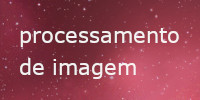
#> input picture Tecnicas de Pre-Processamento de Imagens/assets/img-process.jpg, 200 x 100 px, found by its file name
$ jupyter execute --allow-errors OCR-PreProcessing-Collab.ipynb   (shell and % lines are left out)
#> lines starting #> are read from the running program, lines starting #| are printed output that depends on the picture; after the words box and inside, x2 and y2 are one past the last pixel; in counts of white or black regions, pixels touching at a corner belong together
# Técnicas de Pré-processamento para OCR

# Importando as bibliotecas

[cell 1]
import cv2
import numpy as np
from google.colab.patches import cv2_imshow

# Escala de cinza (*grayscale*)

[cell 2]
img = cv2.imread('/content/img-process.jpg')
#> img is the input picture: shape (100, 200, 3); mean B, G, R 84.1, 69.9, 150
cv2_imshow(img)

[cell 3]
gray = cv2.cvtColor(img, cv2.COLOR_BGR2GRAY)
cv2_imshow(gray)

# Limiarização  (*thresholding*)

## Limiarização Simples (*Threshold*)

[cell 4]
img = cv2.imread('/content/trecho-livro.jpg')
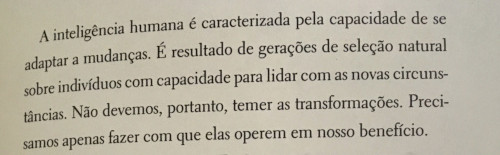
#> input picture Tecnicas de Pre-Processamento de Imagens/assets/trecho-livro.jpg, 500 x 155 px, found by its file name
#> img is the input picture: shape (155, 500, 3); mean B, G, R 162.2, 177.8, 183.6
cv2_imshow(img)

[cell 5]
gray = cv2.cvtColor(img, cv2.COLOR_BGR2GRAY)
#> gray: shape (155, 500)
cv2_imshow(gray)

[cell 6]
val, thresh = cv2.threshold(gray, 127, 255, cv2.THRESH_BINARY)
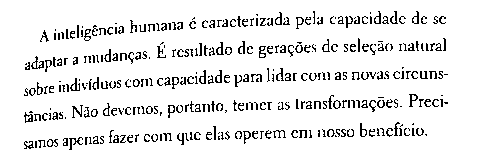
#> thresh: shape (155, 500); 91.3% white; black in thin lines or dots, all inside (x1, y1, x2, y2) = (24, 11, 448, 150)
cv2_imshow(thresh)

[cell 7]
val

[cell 8]
val, thresh = cv2.threshold(gray, 180, 255, cv2.THRESH_BINARY)
#> thresh: shape (155, 500); 75.9% white; 336 black regions (268 under 20 px), largest, box (x1, y1, x2, y2) and area: (0, 0, 122, 155) 6358, (35, 22, 125, 45) 731, (201, 12, 290, 29) 544
cv2_imshow(thresh)

[cell 9]
val, thresh = cv2.threshold(gray, 140, 255, cv2.THRESH_BINARY)
#> thresh: shape (155, 500); 89.9% white; black in thin lines or dots, all inside (x1, y1, x2, y2) = (23, 11, 449, 150)
cv2_imshow(thresh)

## Método de Otsu

[cell 10]
val, otsu = cv2.threshold(gray, 0, 255, cv2.THRESH_BINARY | cv2.THRESH_OTSU)
#> val = 138
cv2_imshow(otsu)
print(val)
#| 138.0

[cell 11]
img = cv2.imread('/content/receita01.jpg')
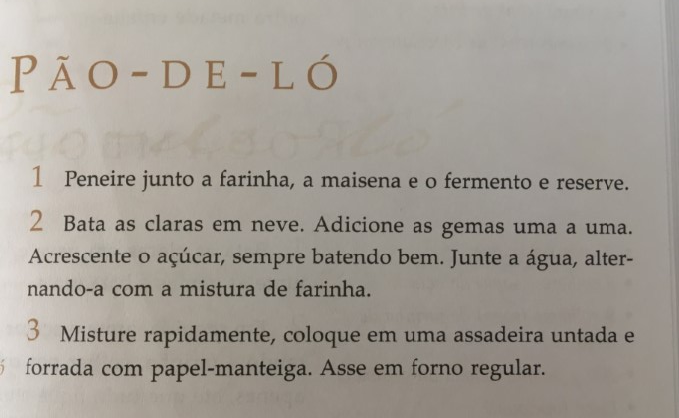
#> input picture Tecnicas de Pre-Processamento de Imagens/assets/receita01.jpg, 679 x 418 px, found by its file name
#> img is the input picture: shape (418, 679, 3); mean B, G, R 148.8, 156.7, 162.5
gray = cv2.cvtColor(img, cv2.COLOR_BGR2GRAY)
#> gray: shape (418, 679)
val, thresh = cv2.threshold(gray, 138, 255, cv2.THRESH_BINARY)
#> thresh: shape (418, 679); 86.9% white; 407 black regions (239 under 20 px), largest, box (x1, y1, x2, y2) and area: (318, 321, 618, 418) 14552, (207, 358, 312, 386) 1110, (550, 324, 619, 353) 899
cv2_imshow(thresh)

[cell 12]
val, otsu = cv2.threshold(gray, 0, 255, cv2.THRESH_BINARY | cv2.THRESH_OTSU)
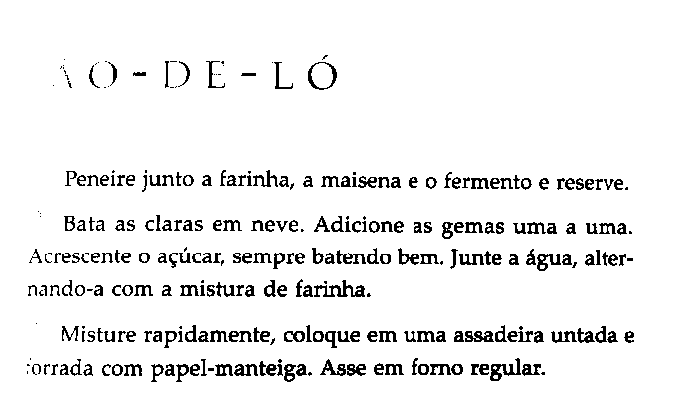
#> otsu: shape (418, 679); 93.9% white; black in thin lines or dots, all inside (x1, y1, x2, y2) = (27, 55, 634, 382)
#> val = 119
cv2_imshow(otsu)
print(val)
#| 119.0

## Limiarização Adaptativa

[cell 13]
img = cv2.imread('/content/livro02.jpg')
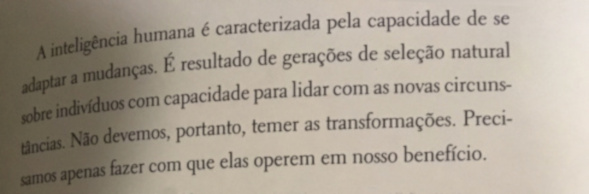
#> input picture Tecnicas de Pre-Processamento de Imagens/assets/livro02.jpg, 589 x 194 px, found by its file name
#> img is the input picture: shape (194, 589, 3); mean B, G, R 147.2, 160.9, 170.4
cv2_imshow(img)
gray = cv2.cvtColor(img, cv2.COLOR_BGR2GRAY)
#> gray: shape (194, 589)
val, otsu = cv2.threshold(gray, 0, 255, cv2.THRESH_BINARY | cv2.THRESH_OTSU)
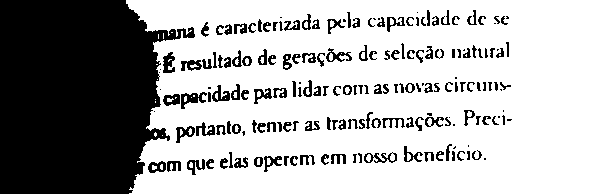
#> otsu: shape (194, 589); 67.1% white; 180 black regions (28 under 20 px), largest, box (x1, y1, x2, y2) and area: (0, 0, 195, 194) 29174, (181, 92, 207, 109) 208, (163, 52, 175, 73) 167
#> val = 147
cv2_imshow(otsu)
print(val)
#| 147.0

[cell 14]
adapt_media = cv2.adaptiveThreshold(gray, 255, cv2.ADAPTIVE_THRESH_MEAN_C, cv2.THRESH_BINARY, 11, 9)
#> adapt_media: shape (194, 589); 88.9% white; black in thin lines or dots, all inside (x1, y1, x2, y2) = (21, 9, 513, 194)
cv2_imshow(adapt_media)

## Limiarização Adaptativa Gaussiana

[cell 15]
img = cv2.imread('/content/livro_adaptativa.jpg')
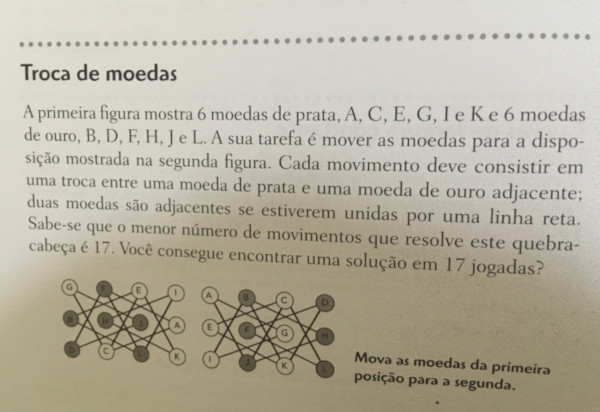
#> input picture Tecnicas de Pre-Processamento de Imagens/assets/livro_adaptativa.jpg, 600 x 412 px, found by its file name
#> img is the input picture: shape (412, 600, 3); mean B, G, R 159.8, 176.4, 181.6
cv2_imshow(img)

[cell 16]
gray = cv2.cvtColor(img, cv2.COLOR_BGR2GRAY)
#> gray: shape (412, 600)
adapt_media_gauss = cv2.adaptiveThreshold(gray, 255, cv2.ADAPTIVE_THRESH_GAUSSIAN_C, cv2.THRESH_BINARY, 11, 9)
#> adapt_media_gauss: shape (412, 600); 91% white; black in thin lines or dots, all inside (x1, y1, x2, y2) = (19, 33, 600, 404)
cv2_imshow(adapt_media_gauss)

[cell 17]
adapt_media = cv2.adaptiveThreshold(gray, 255, cv2.ADAPTIVE_THRESH_MEAN_C, cv2.THRESH_BINARY, 11, 9)
cv2_imshow(adapt_media)

# Inversão

[cell 18]
img = cv2.imread('/content/img-process.jpg')
gray = cv2.cvtColor(img, cv2.COLOR_BGR2GRAY)
cv2_imshow(gray)

[cell 19]
gray

[cell 20]
invert = 255 - gray
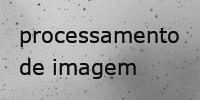
#> invert: shape (100, 200); min 1, max 212, mean 159.5

[cell 21]
invert

[cell 22]
cv2_imshow(invert)

[cell 23]
cv2_imshow(thresh)

[cell 24]
invert = 255 - thresh
cv2_imshow(invert)

# Redimensionamento

- INTER_NEAREST - uma interpolação de vizinho mais próximo. É muito usado por ser o mais rápido.
- INTER_LINEAR - uma interpolação bilinear (é usada por padrão), boa no geral para aumentar e também pra diminuir imagens.
- INTER_AREA - usa a relação de área de pixel. Pode ser um método preferido para a redução de imagens pois fornece resultados sem moiré (efeito geralmente indesejado na imagem). Mas quando a imagem é ampliada, é semelhante ao método INTER_NEAREST.
- INTER_CUBIC - bicúbica (4x4 pixel vizinhos). Possui resultados melhores.
- INTER_LANCZOS4 - interpolação Lanczos (8x8 pixel vizinhos). Dentre esses algoritmos, é o que apresenta resultados com a melhor qualidade.

[cell 25]
cv2_imshow(gray)

[cell 26]
maior = cv2.resize(gray, None, fx=1.5, fy=1.5, interpolation=cv2.INTER_CUBIC)
cv2_imshow(maior)

[cell 27]
menor = cv2.resize(gray, None, fx = 0.5, fy = 0.5, interpolation=cv2.INTER_AREA)
cv2_imshow(menor)

# Operações Morfológicas

[cell 28]
img = cv2.imread('/content/texto-opencv.jpg')
#> (the rest of this cell did not finish here and is left out)

## Erosão

[cell 29]
np.ones((3, 3), np.uint8)

[cell 30]
erosao = cv2.erode(gray, np.ones((3, 3), np.uint8))
cv2_imshow(erosao)

## Dilatação

[cell 31]
dilatacao = cv2.dilate(gray, np.ones((3,3), np.uint8))
cv2_imshow(dilatacao)

## Abertura

[cell 32]
erosao = cv2.erode(gray, np.ones((5, 5), np.uint8))
abertura = cv2.dilate(erosao, np.ones((5,5), np.uint8))
cv2_imshow(gray)
cv2_imshow(erosao)
cv2_imshow(abertura)

## Fechamento

[cell 33]
img = cv2.imread('texto-opencv2.jpg')
#> (the rest of this cell did not finish here and is left out)

[cell 34]
dilatacao = cv2.dilate(gray, np.ones((5,5)))
fechamento = cv2.erode(dilatacao, np.ones((5,5)))
cv2_imshow(gray)
cv2_imshow(dilatacao)
cv2_imshow(fechamento)

# Remoção de Ruído

## Desfoque com Média

[cell 35]
img = cv2.imread('teste_ruido.jpg')
#> (the rest of this cell did not finish here and is left out)

[cell 36]
desfoque_media = cv2.blur(gray, (5,5))
cv2_imshow(desfoque_media)

## Desfoque Gaussiano

[cell 37]
desfoque_gaussiano = cv2.GaussianBlur(gray, (5, 5), 0)
cv2_imshow(desfoque_gaussiano)

## Desfoque com Mediana

[cell 38]
desfoque_mediana = cv2.medianBlur(gray, 3)
cv2_imshow(desfoque_mediana)

## Filtro bilateral

[cell 39]
desfoque_bilateral = cv2.bilateralFilter(gray, 15, 55, 45)
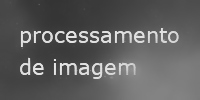
#> desfoque_bilateral: shape (100, 200); min 52, max 231, mean 94.6
cv2_imshow(desfoque_bilateral)

# Detecção de textos

[cell 40]
import pytesseract

*Aviso: em setembro de 2021 o link para baixar o **por.traineddata** sofreu uma pequena alteração [ para mais explicações consulte a aula "Resolvendo problema relacionado ao pacote de idiomas" ]*

Portanto, o link final ficou: https://github.com/tesseract-ocr/tessdata/blob/main/por.traineddata?raw=true (segue abaixo o comando completo)

[cell 41]
cv2_imshow(thresh)

[cell 42]
config_tesseract = '--tessdata-dir tessdata'
#> (the rest of this cell did not finish here and is left out)

# Exercício

[cell 43]
img = cv2.imread('frase.jpg')
cv2_imshow(img)

#> (a cell that did not finish here is left out)

[cell 45]
val, thresh = cv2.threshold(gray, 180, 255, cv2.THRESH_BINARY)
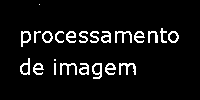
#> thresh: shape (100, 200); 7% white in thin lines or dots, all inside (x1, y1, x2, y2) = (20, 4, 179, 79)
cv2_imshow(thresh)
print(val)

[cell 46]
invert = 255 - thresh
cv2_imshow(invert)

[cell 47]
print(pytesseract.image_to_string(thresh, lang='por', config=config_tesseract))
#> (this line was passed over: pytesseract is not available in this run)
